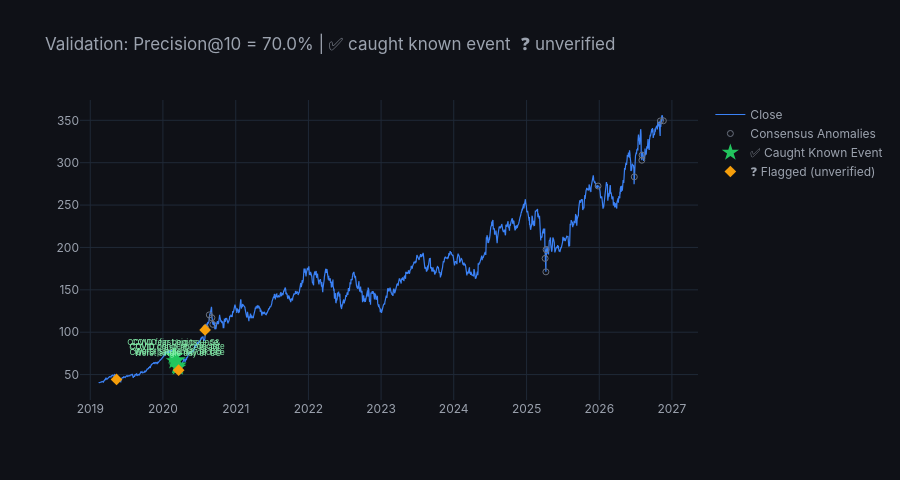

Source (notebook cell):
### Code cell
# =========================================================
# Precision@K and Recall@K Results
# =========================================================
import plotly.graph_objects as go

# Full validation table
detail = summarize_validation(df_det, date_col='date', score_col='vote_sum', ks=[5, 10, 15, 20])

# Top-10 detail
p10, top10 = precision_at_k(df_det, 'date', 'vote_sum', k=10, window_days=1)
print(f'\n  Precision@10 = {p10:.1%}\n')
for _, row in top10.iterrows():
    icon = '✅' if row['is_known_event'] else '❓'
    print(f"  {icon}  {pd.to_datetime(row['date']).strftime('%Y-%m-%d')}  "
          f"votes={int(row['vote_sum'])}  {str(row['event_label'])[:55]}")

# Chart
fig = go.Figure()
fig.add_trace(go.Scatter(
    x=df_det['date'], y=df_det[TARGET],
    mode='lines', name=TARGET, line=dict(color='#3b82f6', width=1.2),
))
mask = df_det['anom_consensus'] == 1
fig.add_trace(go.Scatter(
    x=df_det.loc[mask, 'date'], y=df_det.loc[mask, TARGET],
    mode='markers', name='Consensus Anomalies',
    marker=dict(color='#6b7280', size=6, symbol='circle-open'),
))
tp_mask  = top10['is_known_event']
tp_dates = pd.to_datetime(top10.loc[tp_mask, 'date'])
tp_vals  = df_det.set_index('date').reindex(tp_dates)[TARGET].values
fig.add_trace(go.Scatter(
    x=tp_dates, y=tp_vals,
    mode='markers+text', name='✅ Caught Known Event',
    marker=dict(color='#22c55e', size=13, symbol='star'),
    text=top10.loc[tp_mask, 'event_label'].str[:22].values,
    textposition='top center', textfont=dict(size=8, color='#86efac'),
))
fn_mask  = ~top10['is_known_event']
fn_dates = pd.to_datetime(top10.loc[fn_mask, 'date'])
if len(fn_dates):
    fn_vals = df_det.set_index('date').reindex(fn_dates)[TARGET].values
    fig.add_trace(go.Scatter(
        x=fn_dates, y=fn_vals,
        mode='markers', name='❓ Flagged (unverified)',
        marker=dict(color='#f59e0b', size=9, symbol='diamond'),
    ))
fig.update_layout(
    title=f'Validation: Precision@10 = {p10:.1%} | ✅ caught known event  ❓ unverified',
    template='plotly_dark', paper_bgcolor='#0f1117', plot_bgcolor='#0f1117',
    font=dict(family='Inter', color='#9ca3af'),
    xaxis=dict(gridcolor='#1f2937'), yaxis=dict(gridcolor='#1f2937'),
    height=480, hovermode='x unified',
)
fig.show()

### Figure 1 — Plotly figure (JSON) as saved in the notebook; plotly's stock layout.template omitted (floating-point values rounded to 4 significant figures; data arrays with more than 128 entries replaced by an {"elided": "..."} marker saying what was removed)
{"data": [{"line": {"color": "#3b82f6", "width": 1.2}, "mode": "lines", "name": "Close", "type": "scatter", "x": {"elided": "1955 str values"}, "y": {"elided": "1955 float values"}}, {"marker": {"color": "#6b7280", "size": 6, "symbol": "circle-open"}, "mode": "markers", "name": "Consensus Anomalies", "type": "scatter", "x": ["2019-05-13T00:00:00.000000000", "2020-02-24T00:00:00.000000000", "2020-02-28T00:00:00.000000000", "2020-03-02T00:00:00.000000000", "2020-03-12T00:00:00.000000000", "2020-03-13T00:00:00.000000000", "2020-03-16T00:00:00.000000000", "2020-03-17T00:00:00.000000000", "2020-03-20T00:00:00.000000000", "2020-03-23T00:00:00.000000000", "2020-03-24T00:00:00.000000000", "2020-07-31T00:00:00.000000000", "2020-08-03T00:00:00.000000000", "2020-08-21T00:00:00.000000000", "2020-09-03T00:00:00.000000000", "2020-09-08T00:00:00.000000000", "2025-04-04T00:00:00.000000000", "2025-04-08T00:00:00.000000000", "2025-04-09T00:00:00.000000000", "2025-12-26T00:00:00.000000000", "2026-06-26T00:00:00.000000000", "2026-08-03T00:00:00.000000000", "2026-08-04T00:00:00.000000000", "2026-11-04T00:00:00.000000000", "2026-11-19T00:00:00.000000000"], "y": [44.35, 71.87, 65.88, 72.02, 59.83, 66.99, 58.38, 60.94, 55.25, 54.08, 59.5, 102.7, 105.3, 120.4, 117.1, 109.3, 187.1, 171.2, 197.5, 272.5, 283.3, 302.9, 308.9, 349.2, 349.5]}, {"marker": {"color": "#22c55e", "size": 13, "symbol": "star"}, "mode": "markers+text", "name": "✅ Caught Known Event", "text": ["COVID crash accelerate", "COVID pandemic declare", "COVID pandemic declare", "COVID fear begins — S&", "COVID first big bounce", "Worst single day of CO", "Worst single day of CO"], "textfont": {"color": "#86efac", "size": 8}, "textposition": "top center", "type": "scatter", "x": ["2020-02-28T00:00:00.000000000", "2020-03-12T00:00:00.000000000", "2020-03-13T00:00:00.000000000", "2020-02-24T00:00:00.000000000", "2020-03-02T00:00:00.000000000", "2020-03-16T00:00:00.000000000", "2020-03-17T00:00:00.000000000"], "y": [65.88, 59.83, 66.99, 71.87, 72.02, 58.38, 60.94]}, {"marker": {"color": "#f59e0b", "size": 9, "symbol": "diamond"}, "mode": "markers", "name": "❓ Flagged (unverified)", "type": "scatter", "x": ["2019-05-13T00:00:00.000000000", "2020-07-31T00:00:00.000000000", "2020-03-20T00:00:00.000000000"], "y": [44.35, 102.7, 55.25]}], "layout": {"font": {"color": "#9ca3af", "family": "Inter"}, "height": 480, "hovermode": "x unified", "paper_bgcolor": "#0f1117", "plot_bgcolor": "#0f1117", "title": {"text": "Validation: Precision@10 = 70.0% | ✅ caught known event  ❓ unverified"}, "xaxis": {"gridcolor": "#1f2937"}, "yaxis": {"gridcolor": "#1f2937"}}}
